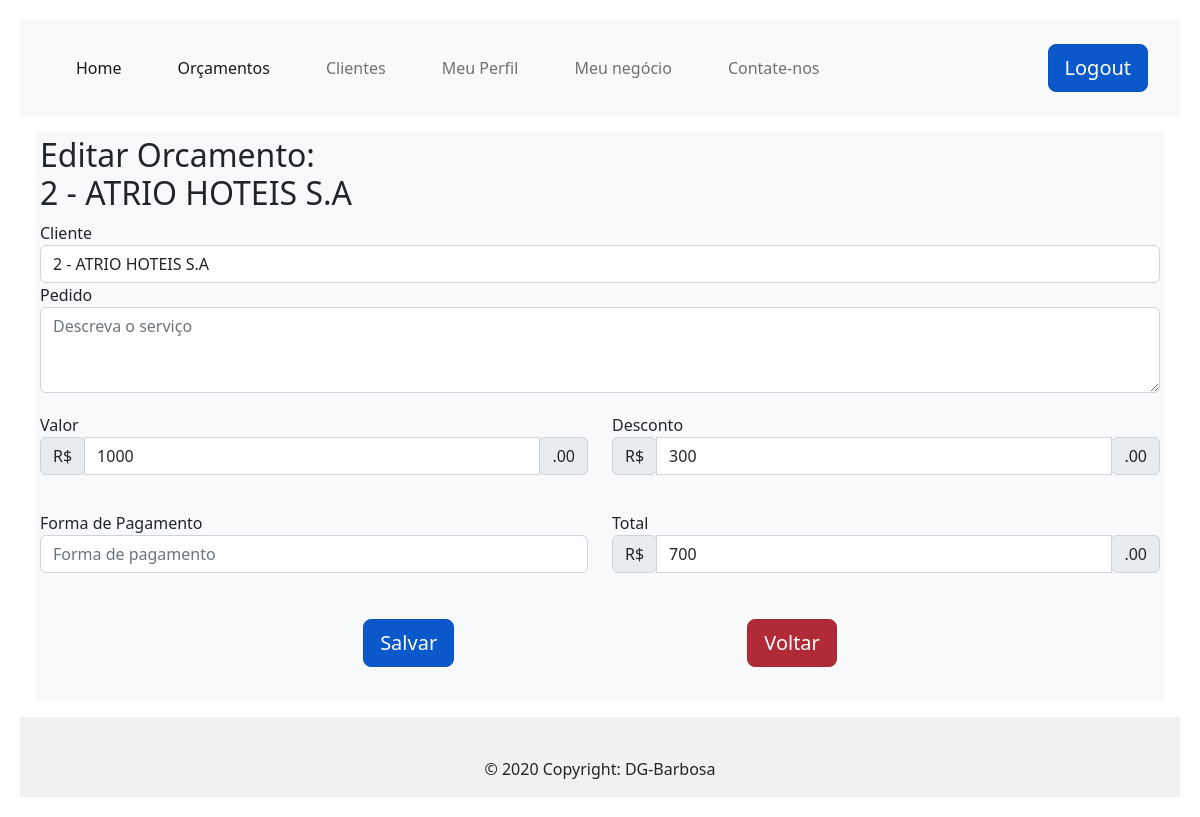
The app's page /edit_orcament/4 (signed in) with its own data.
### app/models/tables.py (models this page shows, shortened)
class Orcaments(db.Model):
    _tablename__ = "orcaments"
    id = db.Column(db.Integer, primary_key=True)
    client = db.Column(db.String)
    pedido = db.Column(db.String)
    valor = db.Column(db.Integer)
    desconto = db.Column(db.Integer)
    forma_pagto = db.Column(db.String)
    valor_total = db.Column(db.Integer)

### app/controllers/default.py (the view, shortened to what this page needs)
@app.route('/edit_orcament/<int:id>', methods=['GET', 'POST'])
def edit_orcament(id):
    orcament = Orcaments.query.get(id)
    return render_template("editOrcamento.html", orcament=orcament,
                           title="Editar Orcamento")

### app/controllers/default.py (called while the page is built)
@lm.user_loader
def load_user(id):
    return User.query.filter_by(id=id).first()

### app/models/tables.py (called while the page is built)
    @property
    def is_authenticated(self):
        return True

### app/templates/editOrcamento.html (shortened to what this page needs)
{% extends "base.html" %}
{% block conteudo %}
<div class="position-relative overflow-hidden p-3 p-md-1 m-md-3 bg-light">
    <h2>Editar Orcamento: <br> {{ orcament.client }}</h2>
    <form action="/edit_orcament/{{ orcament.id }}" method="POST">
        <div class="row">
            <div class="col">
                <label for="">Cliente</label>
                <input class="form-control" type="text" value="{{orcament.client}}" name="client" id="client" placeholder="Cliente">
            </div>
        </div>
        <div class="row">
            <div class="col" class="form-control">
                <label for="">Pedido</label>
                <textarea class="form-control" placeholder="Descreva o serviço" id="pedido" name="pedido"
                    rows="3">{{ orcament.pedido }}</textarea>
            </div>
        </div>
        <div class="row" style="margin-top: 20px;">
            <div class="col">
                <label for="">Valor</label>
                <div class="input-group mb-3">
                    <div class="input-group-prepend">
                        <span class="input-group-text">R$</span>
                    </div>
                    <input class="form-control" type="Text" size="12" value="{{orcament.valor}}" name="valor" oninput="myFunction()" id="valor"
                        placeholder="Valor">
                    <div class="input-group-append">
                        <span class="input-group-text">.00</span>
                    </div>
                </div>
            </div>
            <div class="col ">
                <label for="">Desconto</label>
                <div class="input-group mb-3">
                    <div class="input-group-prepend">
                        <span class="input-group-text">R$</span>
                    </div>
                    <input class="form-control" type="Text" size="12" value="{{orcament.desconto}}" name="desconto" oninput="myFunction()" id="desconto"
                        placeholder="Desconto">
                    <div class="input-group-append">
                        <span class="input-group-text">.00</span>
                    </div>
                </div>
            </div>
        </div>
        <div class="row" style="margin-top: 20px;">
            <div class="col">
                <label for="">Forma de Pagamento</label>
                <input class="form-control" list="pagtos" name="pagto" id="pagto" placeholder="Forma de pagamento">
            </div>
            <div class="col">
                <label for="">Total</label>
                <div class="input-group mb-3">
                    <div class="input-group-prepend">
                        <span class="input-group-text">R$</span>
                    </div>
                    <input class="form-control" type="Text" size="12" value="{{ orcament.valor_total }} " name="total"  id="total"
                        placeholder="Total">
                    <div class="input-group-append">
                        <span class="input-group-text">.00</span>
                    </div>
                </div>
            </div>
        </div>
        <div class="buttons" style="display: flex; justify-content: space-evenly; margin: 30px;">
           <input class="btn btn-primary btn-lg active" type="submit" name="enviar" value="Salvar">
            <input type="reset" class="btn btn-danger btn-lg active" name="voltar" onclick="history.back()"
                value="Voltar">
        </div>
    </form>
</div>
    {% endblock conteudo %}

### app/static/css/style.css (style rules this page uses)
body { padding: 20px; background-color: black; }

### records on screen
Orcaments: client "2 - ATRIO HOTEIS S.A", valor "1000", desconto "300", total "700"
